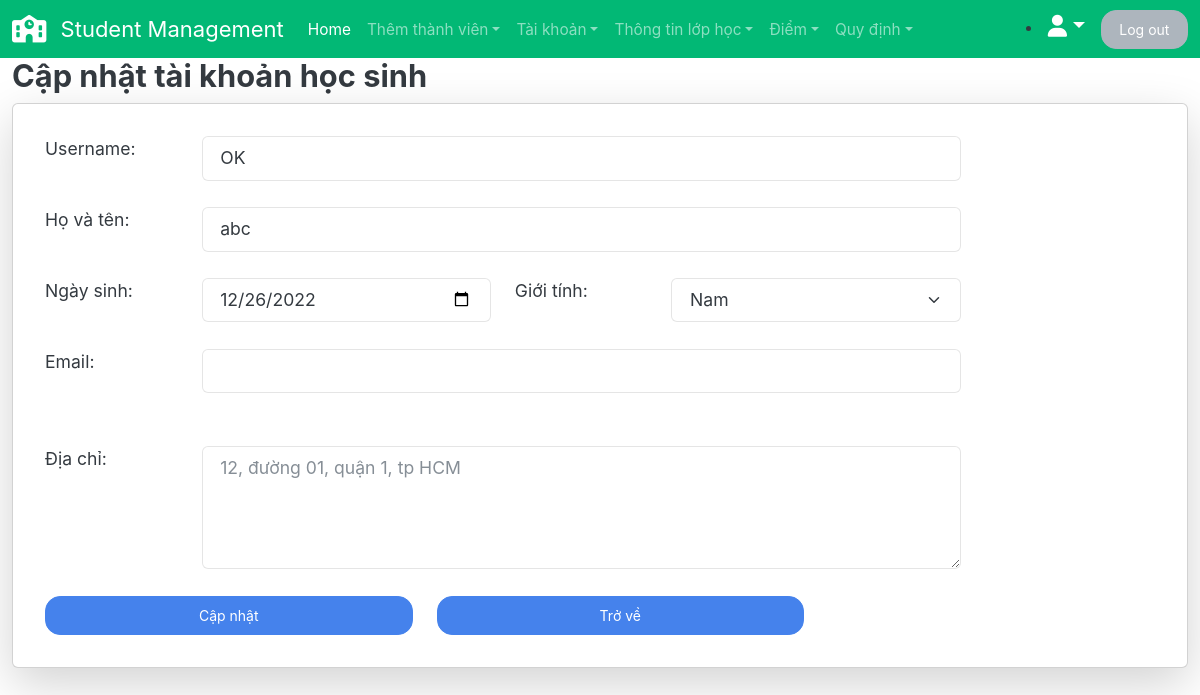
Before: /danhsachtaikhoanHS/capnhat/14 with the older database file.
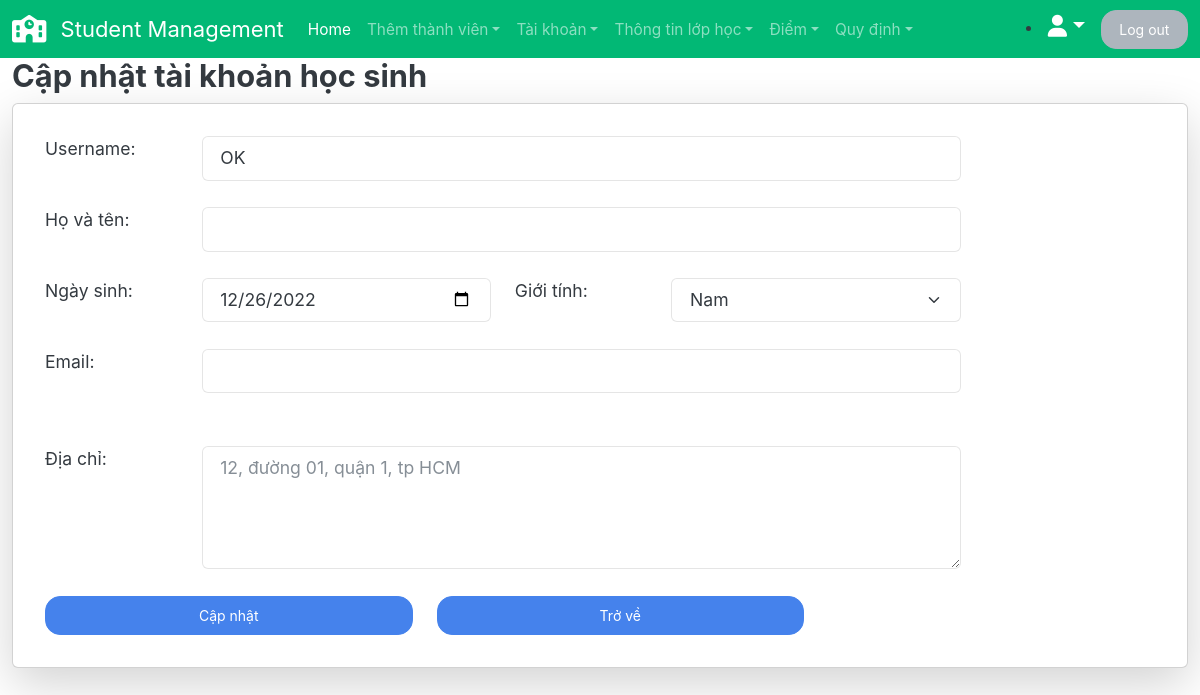
After: the same page with the newer database file.
### studentManager/models.py (models this page shows, shortened)
class CustomUser(AbstractUser):
    USER_TYPE = (('1', "Admin"), ('2', "Teacher"), ('3', "Student"))
    SEX_CATELOGY = [("1", "Nam"), ("0", "Nữ")]
    now = date.today
    username = models.CharField(max_length=200, unique=True)
    role = models.CharField(default='1', choices=USER_TYPE, max_length=1)
    is_active = models.BooleanField(default=True)
    is_staff = models.BooleanField(default=False)
    is_superuser = models.BooleanField(default=False)
    name = models.CharField(default='', max_length=200)
    dateOfBirth = models.DateField(default=now)
    sex = models.CharField(default='1', choices=SEX_CATELOGY,max_length=1)
    phone = models.CharField(default='', max_length=20, blank=True)
    email = models.EmailField(default='', blank=True)
    address = models.TextField(default='', blank=True)
    USERNAME_FIELD = "username"
    REQUIRED_FIELDS = []
    objects = CustomUserManager()

### studentManager/views.py (the view)
# urls.py: path("danhsachtaikhoanHS/capnhat/<int:account_id>", views.capNhatTKHS, name='capNhatTKHS'),
def capNhatTKHS(request, account_id):
    account = get_object_or_404(Student, id=account_id)
    user = get_object_or_404(CustomUser, id=account.user.id)
    form = updateCustomUserForm(request.POST or None, instance=user)
    context = {
        'form': form,
    }
    if request.method == 'POST':
        if form.is_valid():
            username = form.cleaned_data.get('username')
            name = form.cleaned_data.get('name')
            dateOfBirth = form.cleaned_data.get('dateOfBirth')
            sex = form.cleaned_data.get('sex')
            email = form.cleaned_data.get('email')
            phone = form.cleaned_data.get('phone')
            address = form.cleaned_data.get('address')
            try:
                account = Student.objects.get(id=account.id)
                user = CustomUser.objects.get(id=account.user.id)
                user.username = username
                user.name = name
                user.dateOfBirth = dateOfBirth
                user.sex = sex
                user.email = email
                user.address = address
                user.save()
                messages.success(request, "Cập nhật thành công")
                return HttpResponseRedirect(reverse('dsTaiKhoanHS'))
            except:
                messages.error(request, "Không thể Không thể cập nhật")
        else:
            messages.error(request, "Dữ liệu không phù hợp")
    else:
        return render(request, "studentManager/capNhatHS.html", context)

### studentManager/templates/studentManager/capNhatHS.html (shortened to what this page needs)
{% extends 'studentManager/base.html' %}
{% load static %}
{% block content %}
<h3 class="label">Cập nhật tài khoản học sinh</h3>
<div class="card card-body shadow-lg">
    <div class="jus_center row">
        <form role="form" method="POST" enctype="multipart/form-data" class="col-lg-10">
            <div class="card-body">
                <div class="form-group row jus_center">
                    <div for='username_user' class="col-lg-2">
                        Username:
                    </div>
                    <div class="col-lg-10">
                        {{form.username}}
                    </div>
                </div>
                <br>
                <div class="form-group row jus_center">
                    <div for='name_user' class="col-lg-2">
                        Họ và tên:
                    </div>
                    <div class="col-lg-10">
                        {{form.name}}
                    </div>
                </div>
                <br>
                <div class="form-group row jus_center">
                    <div class='col-lg-6'>
                        <div class='row'>
                            <div for='datepicker' class="col-lg-4">
                                Ngày sinh:
                            </div>
                            <div class="col-lg-8">
                                {{form.dateOfBirth}}
                            </div>
                        </div>
                    </div>
                    <div class='col-lg-6'>
                        <div class='row'>
                            <div for='sex_user' class="col-lg-4">
                                Giới tính:
                            </div>
                            <div class="col-lg-8">
                                {{form.sex}}
                            </div>
                        </div>
                    </div>
                </div>
                <br>
                <div class="form-group row jus_center">
                    <div for='email_user' class="col-lg-2">
                        Email:
                    </div>
                    <div class="col-lg-10">
                        {{form.email}}
                    </div>
                </div>
                <br>
                <br>
                <div class="form-group row jus_center">
                    <div for='address_user' class="col-lg-2">
                        Địa chỉ:
                    </div>
                    <div class="col-lg-10">
                        {{form.address}}
                    </div>
                </div>
                <br>
                <div class="form-group row jus_space-around ">
                    <div class="col-lg-5">
                        <button type="submit" onclick="return confirm('Xác nhận cập nhật lớp học ?')"
                            class="btn btn-primary btn-block" style="width: 100%;">
                            Cập nhật
                        </button>
                    </div>
                    <div class="col-lg-5">
                        <a href="{% url 'dsTaiKhoanHS' %}" class="btn btn-primary" style="width: 100%;">Trở về</a>
                    </div>
                </div>
            </div>
        </form>
    </div>
</div>
{% endblock content %}

Changed rows visible on the page:
changed CustomUser "OK": name "abc" → (not shown)
